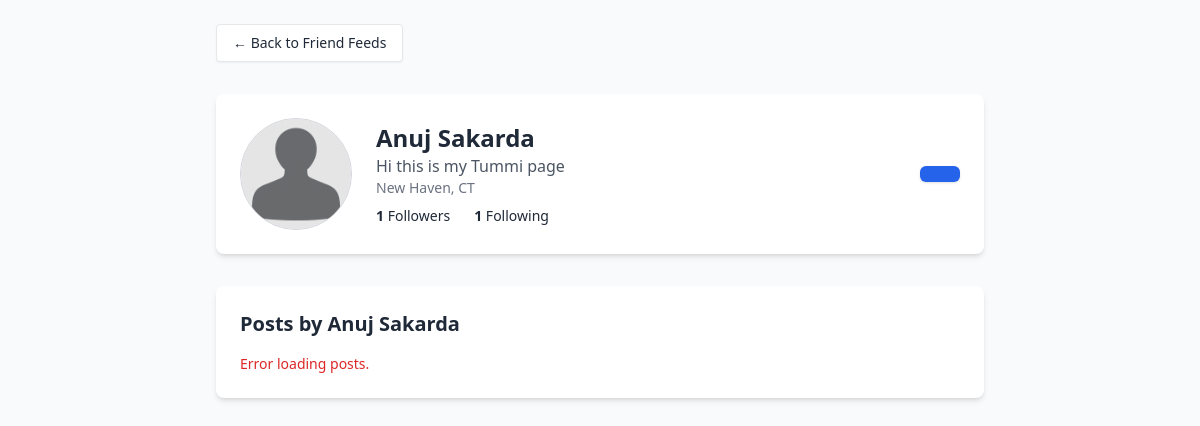
Before: /user/3 with the older database file.
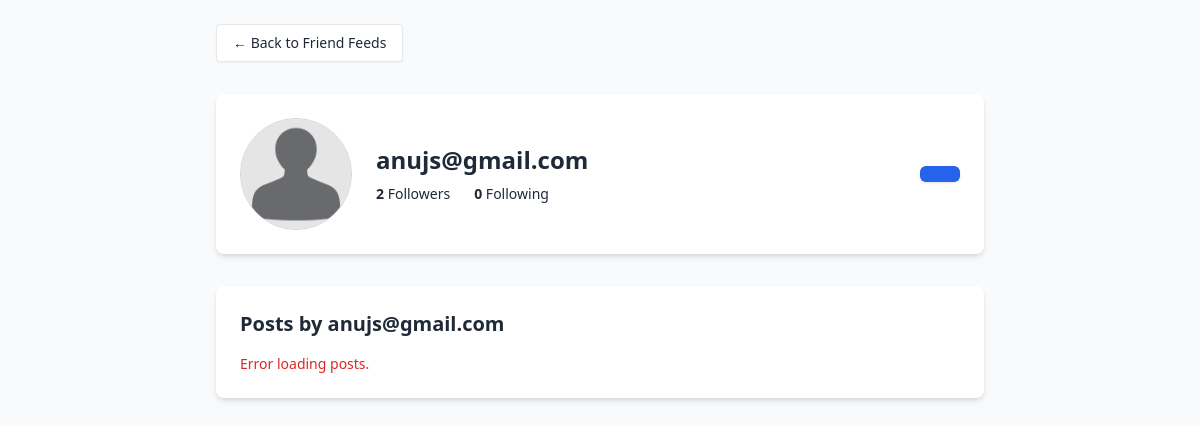
After: the same page with the newer database file.
### models.py (models this page shows, shortened)
class User(db.Model):
    id = db.Column(db.Integer, primary_key=True)
    email = db.Column(db.String(120), unique=True, nullable=False)
    password_hash = db.Column(db.String(128), nullable=False)
    reviews = db.relationship('Review', backref='user', lazy=True)
    first_name = db.Column(db.String(120), nullable=True)
    last_name = db.Column(db.String(120), nullable=True)
    bio = db.Column(db.Text, nullable=True)
    location = db.Column(db.String(120), nullable=True)
    profile_picture = db.Column(db.String(255), nullable=True)
    followed = db.relationship(
        'User',
        secondary=follows,
        primaryjoin=(follows.c.follower_id == id),
        secondaryjoin=(follows.c.followed_id == id),
        backref=db.backref('followers', lazy='dynamic'),
        lazy='dynamic'
    )

### app.py (the view)
@app.route('/user/<int:user_id>')
def user_profile_page(user_id):
    user = User.query.get(user_id)
    if not user:
        return "User not found", 404
    display_name = f"{user.first_name} {user.last_name}" if user.first_name and user.last_name else user.email
    is_own_profile = (str(user.id) == str(user_id))
    return render_template(
        'indiv_profile.html',
        user_id=user.id,
        user_email=user.email,
        profile_picture=user.profile_picture,
        display_name=display_name,
        first_name=user.first_name,
        last_name=user.last_name,
        bio=user.bio,
        location=user.location,
        followers_count=len(user.followers.all()),
        following_count=len(user.followed.all())
    )

### templates/indiv_profile.html (shortened to what this page needs)
<!DOCTYPE html>
<html lang="en">
<head>
    <script src="https://cdn.tailwindcss.com"></script>
</head>
<body class="bg-gray-50 text-gray-800 p-6">
    <div class="max-w-3xl mx-auto space-y-8">
        <a href="{{ url_for('feed_page') }}"
            class="inline-block text-sm bg-white border px-4 py-2 rounded hover:bg-gray-200 shadow-sm">
            ← Back to Friend Feeds
        </a>
        <div class="flex items-center gap-6 bg-white p-6 rounded-lg shadow-md">
            <img src="{{ profile_picture or url_for('static', filename='images/default-avatar.png') }}"
                alt="Profile Picture" class="w-28 h-28 object-cover rounded-full border border-gray-300" />
            <div>
                <h2 class="text-2xl font-semibold">{{ display_name }}</h2>
                <p class="text-gray-600">{{ bio or '' }}</p>
                <p class="text-sm text-gray-500">{{ location or '' }}</p>
                <div class="flex gap-6 mt-2 text-sm">
                    <span><strong id="followers-count">{{ followers_count }}</strong> Followers</span>
                    <span><strong id="following-count">{{ following_count }}</strong> Following</span>
                </div>
            </div>
            <button id="follow-status-button"
                class="ml-auto px-5 py-2 text-sm rounded-md bg-blue-600 hover:bg-blue-700 text-white font-medium shadow"></button>
        </div>
        <div class="bg-white p-6 rounded-lg shadow-md">
            <h3 class="text-xl font-semibold mb-4">Posts by {{ display_name }}</h3>
            <div id="reviews-list" class="space-y-6 text-sm text-gray-700">
            </div>
        </div>
    </div>
</body>
</html>

Changed rows visible on the page:
changed User: email (not shown) → "anujs@gmail.com"; bio "Hi this is my Tummi page" → (not shown); location "New Haven, CT" → (not shown)
Other visible differences:
{{ followers_count }}: "1" → "2"
{{ following_count }}: "1" → "0"
{{ display_name }}: "Anuj Sakarda" → (not shown)
